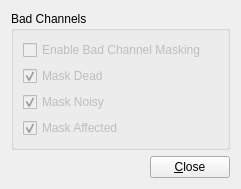
<ui version="4.0" >
 <class>frmCaloCellBadChannels</class>
 <widget class="QWidget" name="frmCaloCellBadChannels" >
  <property name="geometry" >
   <rect>
    <x>0</x>
    <y>0</y>
    <width>241</width>
    <height>189</height>
   </rect>
  </property>
  <property name="windowTitle" >
   <string>Calo Cell Bad Channels</string>
  </property>
  <layout class="QGridLayout" name="gridLayout_2" >
   <item row="0" column="0" >
    <widget class="QGroupBox" name="grbxBadChannels" >
     <property name="title" >
      <string>Bad Channels</string>
     </property>
     <layout class="QGridLayout" name="gridLayout" >
      <item row="0" column="0" >
       <widget class="QCheckBox" name="chbxEnableBadChannels" >
        <property name="enabled" >
         <bool>false</bool>
        </property>
        <property name="text" >
         <string>Enable Bad Channel Masking</string>
        </property>
       </widget>
      </item>
      <item row="1" column="0" >
       <widget class="QCheckBox" name="chbxMaskDead" >
        <property name="enabled" >
         <bool>false</bool>
        </property>
        <property name="text" >
         <string>Mask Dead</string>
        </property>
        <property name="checked" >
         <bool>true</bool>
        </property>
       </widget>
      </item>
      <item row="2" column="0" >
       <widget class="QCheckBox" name="chbxMaskNoisy" >
        <property name="enabled" >
         <bool>false</bool>
        </property>
        <property name="text" >
         <string>Mask Noisy</string>
        </property>
        <property name="checked" >
         <bool>true</bool>
        </property>
       </widget>
      </item>
      <item row="3" column="0" >
       <widget class="QCheckBox" name="chbxMaskAffected" >
        <property name="enabled" >
         <bool>false</bool>
        </property>
        <property name="text" >
         <string>Mask Affected</string>
        </property>
        <property name="checked" >
         <bool>true</bool>
        </property>
       </widget>
      </item>
     </layout>
    </widget>
   </item>
   <item row="1" column="0" >
    <layout class="QHBoxLayout" name="horizontalLayout" >
     <item>
      <spacer name="horizontalSpacer" >
       <property name="orientation" >
        <enum>Qt::Horizontal</enum>
       </property>
       <property name="sizeHint" stdset="0" >
        <size>
         <width>88</width>
         <height>20</height>
        </size>
       </property>
      </spacer>
     </item>
     <item>
      <widget class="QPushButton" name="pushButton_close" >
       <property name="text" >
        <string>&amp;Close</string>
       </property>
      </widget>
     </item>
    </layout>
   </item>
  </layout>
 </widget>
 <resources/>
 <connections/>
</ui>
